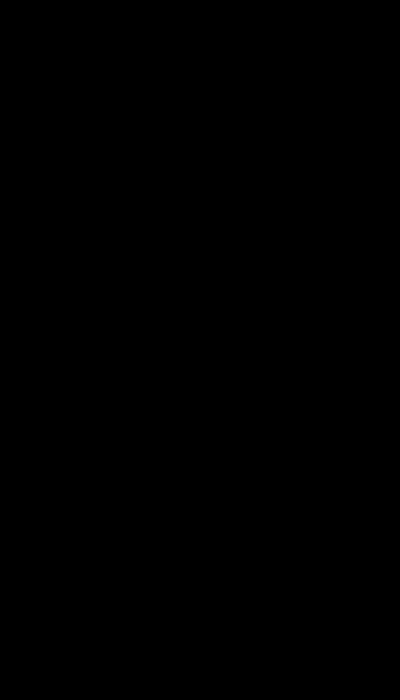
Frame 1 (no input)
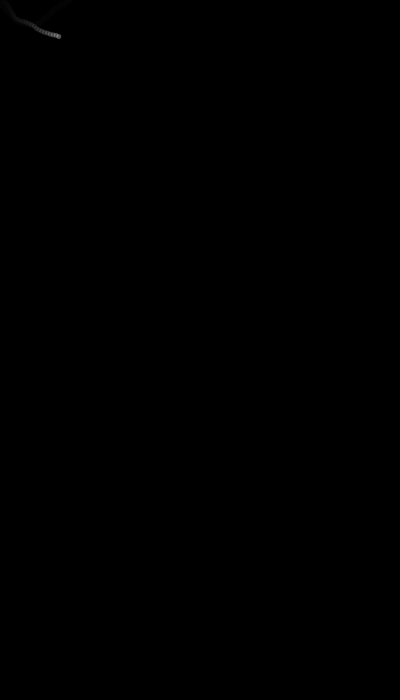
Frame 60 (the mouse pressed at the canvas centre just before this capture)
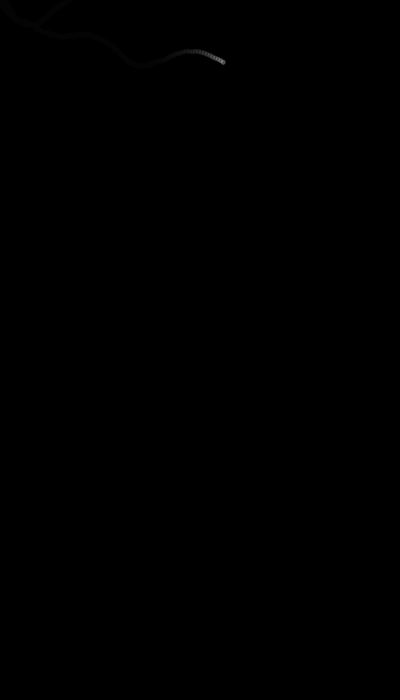
Frame 120 (the mouse held since frame 60 and released just before this capture)

The Processing sketch that drew these frames (run headless with seeded random() and noise(); from frame 60 on, the mouse is pressed at the canvas centre):

// Processing sketch: processing_35987
// ── processing_35987.pde


int monkeysize = 5;
float x=0;
float y=0;
float a=0;
float b=0;
float O=random(TWO_PI);
float L=3;

boolean moving = false;

void setup() {
  size(400,700);
  background(0);
}

void draw() {
  
  fill(0,0,0,30);
  rect(0,0,width,height);
  
  if(dist(pmouseX, pmouseY, mouseX, mouseY) == 0){
    moving = false;
  }
  
  if(moving ==true){
    x = x + (mouseX - x)/50;
    y = y + (mouseY - y)/50;
    
    strokeWeight(1);
  noStroke();
  fill(255,255,255,80);
    ellipse(x,y,monkeysize,monkeysize);
  } else if(moving == false){
  
  float x2=x+L*cos(O);
  float y2=y+L*sin(O);

  

  strokeWeight(1);
  noStroke();
  fill(255,255,255,80);

  ellipse(x2,y2,monkeysize,monkeysize);

  x=x2;
  y=y2;
  O=O+random(-PI/10.0,PI/10.0);

  if(x<0 || y<0 || y>height ||x>width) {
    x=mouseX;
    y=mouseY;
    O=random(TWO_PI);
  }
}

}

void mouseMoved() {
 moving = true;
  
}

void mouseClicked(){
  
}
